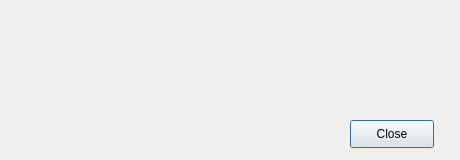
<?xml version="1.0" encoding="UTF-8"?>
<ui version="4.0">
 <class>EndWindow</class>
 <widget class="QDialog" name="EndWindow">
  <property name="geometry">
   <rect>
    <x>0</x>
    <y>0</y>
    <width>460</width>
    <height>160</height>
   </rect>
  </property>
  <property name="windowTitle">
   <string>Dialog</string>
  </property>
  <widget class="QLabel" name="endMsgLabel">
   <property name="geometry">
    <rect>
     <x>40</x>
     <y>40</y>
     <width>361</width>
     <height>41</height>
    </rect>
   </property>
   <property name="text">
    <string/>
   </property>
  </widget>
  <widget class="QPushButton" name="pushButton">
   <property name="geometry">
    <rect>
     <x>350</x>
     <y>120</y>
     <width>84</width>
     <height>28</height>
    </rect>
   </property>
   <property name="text">
    <string>Close</string>
   </property>
  </widget>
 </widget>
 <resources/>
 <connections/>
</ui>
